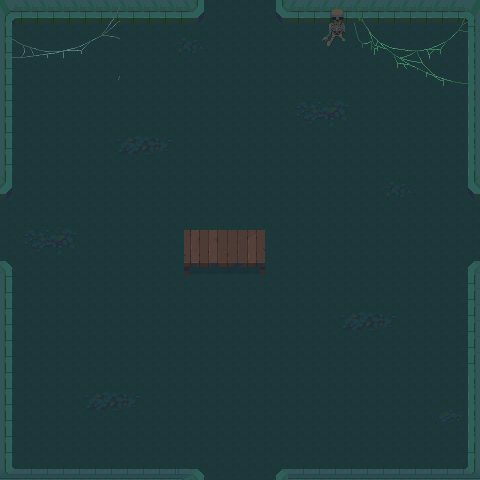

The image is a tile-based game level rendered from a .tmx file. Its description and source (layers, tilesets, objects; grid data summarised) follow:
An orthogonal 30x30 tile map with 16x16 px tiles, 3 tile layers (floor, wall, decoration), 5 tilesets.

<map version="1.10" tiledversion="1.10.1" orientation="orthogonal" renderorder="right-down" width="30" height="30" tilewidth="16" tileheight="16" infinite="0" nextlayerid="5" nextobjectid="17">
 <tileset firstgid="1" name="Dungeon_Tileset" tilewidth="16" tileheight="16" tilecount="100" columns="10">
  <image source="../Dungeon_Tileset.png" width="160" height="160" />
 </tileset>
 <tileset firstgid="101" name="flag" tilewidth="16" tileheight="16" tilecount="4" columns="1">
  <image source="../flag.png" width="16" height="64" />
  <tile id="0">
   <animation>
    <frame tileid="0" duration="100" />
    <frame tileid="1" duration="100" />
    <frame tileid="2" duration="100" />
    <frame tileid="3" duration="100" />
   </animation>
  </tile>
 </tileset>
 <tileset firstgid="105" name="Tileset-Terrain2" tilewidth="16" tileheight="16" tilecount="11440" columns="130">
  <image source="../Tileset-Terrain2.png" width="2080" height="1408" />
 </tileset>
 <tileset firstgid="11545" name="Tileset-Terrain" tilewidth="16" tileheight="16" tilecount="16900" columns="130">
  <image source="../Tileset-Terrain.png" width="2080" height="2080" />
 </tileset>
 <tileset firstgid="28445" name="atlas-props" tilewidth="16" tileheight="16" tilecount="12508" columns="118">
  <image source="../atlas-props.png" width="1899" height="1696" />
 </tileset>
 <layer id="2" name="floor" width="30" height="30">
  <data>[900 cells, 900 non-empty, 1 distinct tile ids]</data>
 </layer>
 <layer id="1" name="wall" width="30" height="30">
  <data>[900 cells, 128 non-empty, 25 distinct tile ids]</data>
 </layer>
 <layer id="3" name="decoration" width="30" height="30">
  <data>[900 cells, 172 non-empty, 144 distinct tile ids]</data>
 </layer>
</map>
